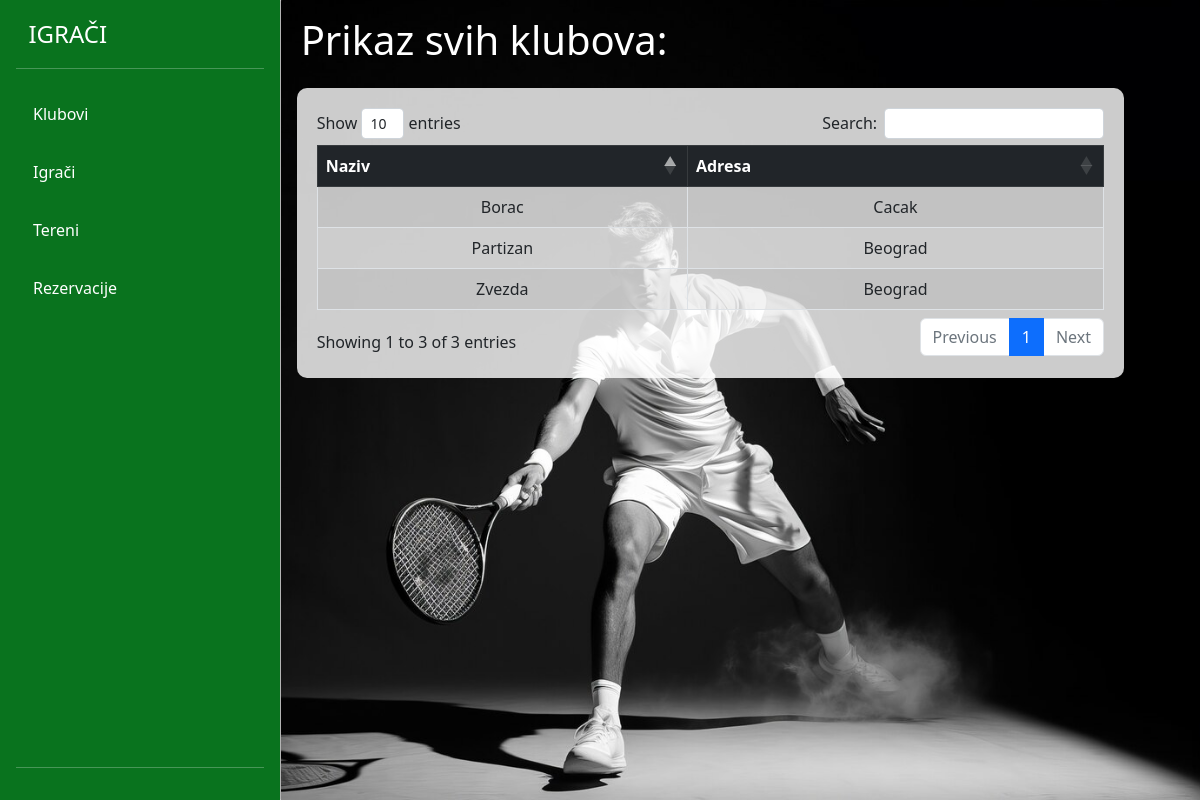
The app's page /view-igraci/clubs.php with its own data.
### tables this page shows
CREATE TABLE `sportski_klubovi` (
  `id` int(11) NOT NULL,
  `naziv` varchar(255) NOT NULL,
  `adresa` varchar(255) NOT NULL
);

### config/DB.php (called while the page is built)
<?php
class DB{
    private static $factory;
    public static function createInstance($config = null)
    {
        $settings['dbname'] = 'rekreativnitenisdb';
        $settings['dbhost'] = '127.0.0.1';
        $settings['dbuser'] = 'root';
        $settings['dbpass'] = '';
        try{
            $dsn = 'mysql:dbname=' . $settings['dbname'] . ';host=' . $settings['dbhost'];
            $pdo = new PDO($dsn, $settings['dbuser'], $settings['dbpass'], array(PDO::MYSQL_ATTR_INIT_COMMAND => "SET NAMES utf8"));
            $pdo->setAttribute(PDO::ATTR_ERRMODE, PDO::ERRMODE_EXCEPTION);
            $pdo->setAttribute(PDO::ATTR_EMULATE_PREPARES, true);
            $pdo->setAttribute(PDO::ATTR_DEFAULT_FETCH_MODE, PDO::FETCH_ASSOC);
            self::$factory[$config] = $pdo;
            return self::$factory[$config];
        }
        catch (PDOException $e) {
            die ('Connection failed: ' . $e->getMessage());
        }
    }
}
?>

### DAO/SportskiKlubDAO.php (called while the page is built, shortened)
<?php
require_once '../config/DB.php';
class SportskiKlubDAO
{
    private $db;
    public function __construct()
    {
        $this->db = DB::createInstance();
    }
    public function getAllSportskiKlubovi()
    {
        $statement = $this->db->prepare('SELECT * FROM sportski_klubovi');
        $statement->execute();
        $res = $statement->fetchAll();
        return $res;
    }
}

### view-igraci/clubs.php (the view, shortened to what this page needs)
<?php
require_once './partials/navigacija.php';
require_once '../DAO/SportskiKlubDAO.php';
$klubDAO = new SportskiKlubDAO();
$klubovi = $klubDAO->getAllSportskiKlubovi();
?>
<div class="container-fluid" style="background-repeat: no-repeat; background-size: cover; background-image: url('images/carousel1.jpg'); overflow-y: scroll; height: 100vh;">
    <div class="row">
        <h1 class="h1 m-2 mt-3" style="color:white;">Prikaz svih klubova:</h1>
        <div class="container m-3" style="width: 90%; background-color: rgba(255,255,255,0.8); border-radius: 10px; padding: 20px;">
            <table class="table table-bordered table-striped table-hover text-center" cellspacing="0" style="margin-left:auto;margin-right:auto" id="dtBasicExample">
                <thead class="table-dark sticky-top bg-white">
                    <tr>
                        <th class="th-sm">Naziv</th>
                        <th class="th-sm">Adresa</th>
                    </tr>
                </thead>
                <tbody>
                    <?php foreach ($klubovi as $item) : ?>
                        <tr>
                            <td><?= $item['naziv'] ?></td>
                            <td><?= $item['adresa'] ?></td>
                        </tr>
                    <?php endforeach; ?>
                </tbody>
            </table>
        </div>
    </div>
</div>
<?php
require_once './partials/footer.php';
?>

### view-igraci/partials/navigacija.php (style rules this page uses)
.container { max-width: 100%; max-height: 100%; }

### records on screen
sportski_klubovi: naziv "Borac", adresa "Cacak"
sportski_klubovi: naziv "Zvezda", adresa "Beograd"
sportski_klubovi: naziv "Partizan", adresa "Beograd"
